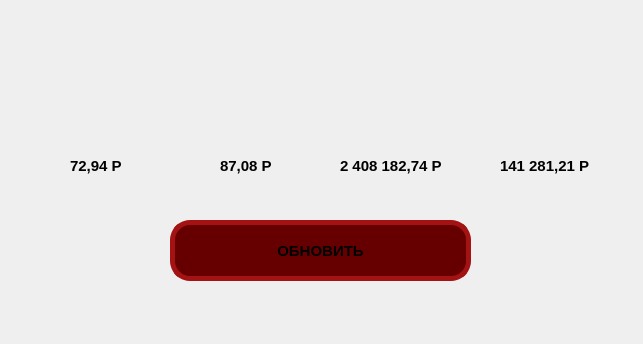
<?xml version="1.0" encoding="UTF-8"?>
<ui version="4.0">
 <class>Form</class>
 <widget class="QWidget" name="Form">
  <property name="geometry">
   <rect>
    <x>0</x>
    <y>0</y>
    <width>643</width>
    <height>344</height>
   </rect>
  </property>
  <property name="windowTitle">
   <string>Form</string>
  </property>
  <widget class="QLabel" name="label">
   <property name="geometry">
    <rect>
     <x>-10</x>
     <y>-10</y>
     <width>661</width>
     <height>431</height>
    </rect>
   </property>
   <property name="text">
    <string/>
   </property>
   <property name="pixmap">
    <pixmap>Weather/5c56e8b71938e168b37d0b3f.jpg</pixmap>
   </property>
  </widget>
  <widget class="QLabel" name="label_2">
   <property name="geometry">
    <rect>
     <x>40</x>
     <y>10</y>
     <width>121</width>
     <height>131</height>
    </rect>
   </property>
   <property name="text">
    <string/>
   </property>
   <property name="pixmap">
    <pixmap>D:/downloads/dollar-symbol_icon-icons.com_73598 (1).png</pixmap>
   </property>
  </widget>
  <widget class="QLabel" name="label_3">
   <property name="geometry">
    <rect>
     <x>190</x>
     <y>10</y>
     <width>121</width>
     <height>131</height>
    </rect>
   </property>
   <property name="text">
    <string/>
   </property>
   <property name="pixmap">
    <pixmap>D:/downloads/euro_icon-icons.com_69660.png</pixmap>
   </property>
  </widget>
  <widget class="QLabel" name="label_4">
   <property name="geometry">
    <rect>
     <x>350</x>
     <y>10</y>
     <width>121</width>
     <height>121</height>
    </rect>
   </property>
   <property name="text">
    <string/>
   </property>
   <property name="pixmap">
    <pixmap>D:/downloads/bitcoin-logo_icon-icons.com_73658.png</pixmap>
   </property>
  </widget>
  <widget class="QLabel" name="label_5">
   <property name="geometry">
    <rect>
     <x>490</x>
     <y>10</y>
     <width>131</width>
     <height>121</height>
    </rect>
   </property>
   <property name="text">
    <string/>
   </property>
   <property name="pixmap">
    <pixmap>D:/downloads/icons8-ethereum-128.png</pixmap>
   </property>
  </widget>
  <widget class="QLabel" name="label_6">
   <property name="geometry">
    <rect>
     <x>70</x>
     <y>150</y>
     <width>111</width>
     <height>31</height>
    </rect>
   </property>
   <property name="font">
    <font>
     <pointsize>11</pointsize>
     <weight>75</weight>
     <bold>true</bold>
    </font>
   </property>
   <property name="text">
    <string>72,94 Р</string>
   </property>
  </widget>
  <widget class="QLabel" name="label_7">
   <property name="geometry">
    <rect>
     <x>220</x>
     <y>150</y>
     <width>101</width>
     <height>31</height>
    </rect>
   </property>
   <property name="font">
    <font>
     <pointsize>11</pointsize>
     <weight>75</weight>
     <bold>true</bold>
    </font>
   </property>
   <property name="text">
    <string>87,08 Р</string>
   </property>
  </widget>
  <widget class="QLabel" name="label_8">
   <property name="geometry">
    <rect>
     <x>340</x>
     <y>150</y>
     <width>141</width>
     <height>31</height>
    </rect>
   </property>
   <property name="font">
    <font>
     <pointsize>11</pointsize>
     <weight>75</weight>
     <bold>true</bold>
    </font>
   </property>
   <property name="text">
    <string>2 408 182,74 Р</string>
   </property>
  </widget>
  <widget class="QLabel" name="label_9">
   <property name="geometry">
    <rect>
     <x>500</x>
     <y>150</y>
     <width>131</width>
     <height>31</height>
    </rect>
   </property>
   <property name="font">
    <font>
     <pointsize>11</pointsize>
     <weight>75</weight>
     <bold>true</bold>
    </font>
   </property>
   <property name="text">
    <string>141 281,21 Р</string>
   </property>
  </widget>
  <widget class="QPushButton" name="pushButton">
   <property name="geometry">
    <rect>
     <x>170</x>
     <y>220</y>
     <width>301</width>
     <height>61</height>
    </rect>
   </property>
   <property name="font">
    <font>
     <pointsize>11</pointsize>
     <weight>75</weight>
     <bold>true</bold>
    </font>
   </property>
   <property name="styleSheet">
    <string notr="true">QPushButton{
	background-color:#660000;
	border:5px solid rgb(164, 19, 19);
	border-radius:20;
	color:black;
}

QPushButton:pressed{
	background-color:#D1001C
}</string>
   </property>
   <property name="text">
    <string>ОБНОВИТЬ</string>
   </property>
  </widget>
 </widget>
 <resources/>
 <connections/>
</ui>
